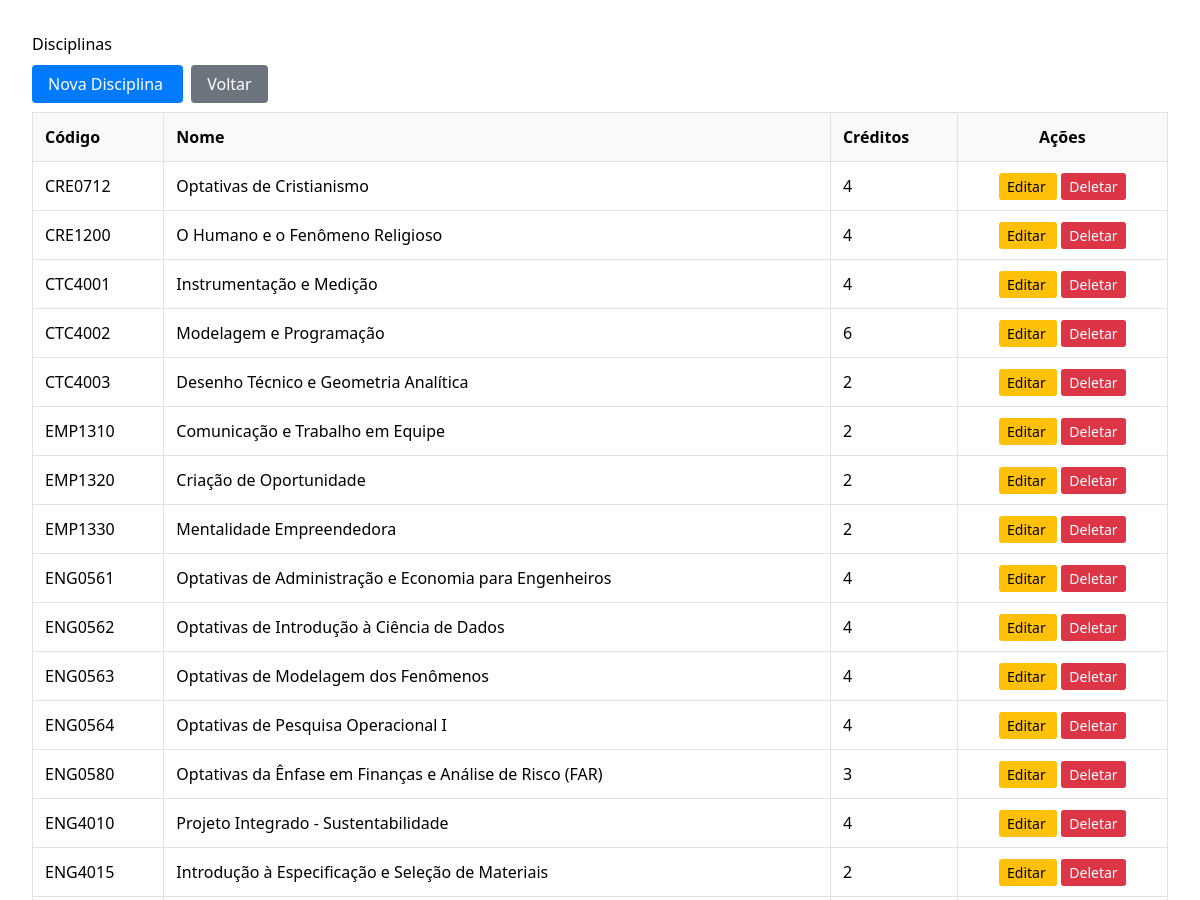
The app's page /disciplinas/ (signed in, upper part), older data.
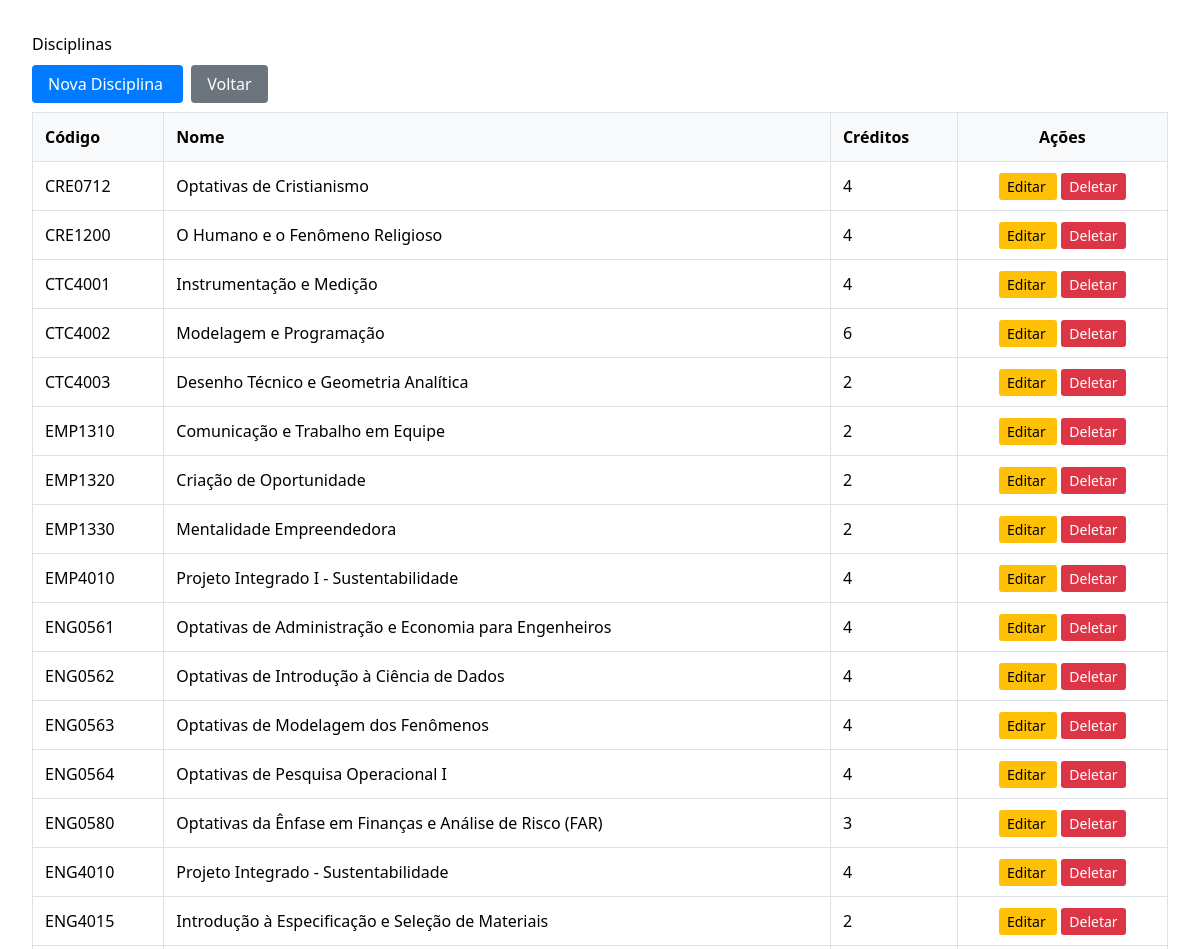
The same page, newer data.
### appPUC_Planner/models.py (models this page shows, shortened)
class Course(models.Model):
	code = models.CharField("código", max_length=20, unique=True)
	name = models.CharField("nome", max_length=200)
	cursos = models.ManyToManyField(
		Curso,
		through="CursoDisciplina",
		related_name="disciplinas",
		blank=True,
		help_text="Selecione todos os cursos que incluem esta disciplina."
	)
	prerequisites = models.CharField(
		"pré-requisitos",
		max_length=500,
		blank=True,
		help_text="Códigos separados por vírgula, ex: 'MAT 4162, ENG 4010'",
	)
	corequisites = models.CharField(
		"co-requisitos",
		max_length=500,
		blank=True,
		help_text="Códigos separados por vírgula para co-requisitos, ex: 'CTC 4001, CTC 4002'",
	)
	credits = models.PositiveSmallIntegerField("créditos", default=0)
	syllabus_url = models.URLField(
		"link da ementa",
		blank=True,
		help_text="URL para a ementa oficial da disciplina.",
	)
	class Meta:
		verbose_name = "Disciplina"
		verbose_name_plural = "Disciplinas"
		ordering = ["code"]

### hello_world/core/views.py (the view)
# urls.py: path("disciplinas/", core_views.course_list, name="course_list"),
@login_required
def course_list(request):
    courses = Course.objects.all()
    return render(request, "courses/course_list.html", {"courses": courses})

### hello_world/templates/courses/course_list.html (shortened to what this page needs)
{% extends "base.html" %}
{% block content %}
<div style="padding: 2rem; max-width: 1200px; margin: 0 auto;">
    <h1>Disciplinas</h1>
    <div style="margin: 1rem 0;">
        <a href="{% url 'course_create' %}" style="padding: 0.5rem 1rem; background: #007bff; color: white; text-decoration: none; border-radius: 4px;">
            Nova Disciplina
        </a>
        <a href="{% url 'home' %}" style="padding: 0.5rem 1rem; background: #6c757d; color: white; text-decoration: none; border-radius: 4px; margin-left: 0.5rem;">
            Voltar
        </a>
    </div>
    {% if courses %}
        <table style="width: 100%; border-collapse: collapse; margin-top: 1rem;">
            <thead>
                <tr style="background: #f8f9fa;">
                    <th style="padding: 0.75rem; border: 1px solid #dee2e6; text-align: left;">Código</th>
                    <th style="padding: 0.75rem; border: 1px solid #dee2e6; text-align: left;">Nome</th>
                    <th style="padding: 0.75rem; border: 1px solid #dee2e6; text-align: left;">Créditos</th>
                    <th style="padding: 0.75rem; border: 1px solid #dee2e6; text-align: center;">Ações</th>
                </tr>
            </thead>
            <tbody>
                {% for course in courses %}
                    <tr>
                        <td style="padding: 0.75rem; border: 1px solid #dee2e6;">{{ course.code }}</td>
                        <td style="padding: 0.75rem; border: 1px solid #dee2e6;">{{ course.name }}</td>
                        <td style="padding: 0.75rem; border: 1px solid #dee2e6;">{{ course.credits }}</td>
                        <td style="padding: 0.75rem; border: 1px solid #dee2e6; text-align: center;">
                            <a href="{% url 'course_update' course.pk %}" style="padding: 0.25rem 0.5rem; background: #ffc107; color: black; text-decoration: none; border-radius: 3px; font-size: 0.875rem;">
                                Editar
                            </a>
                            <a href="{% url 'course_delete' course.pk %}" style="padding: 0.25rem 0.5rem; background: #dc3545; color: white; text-decoration: none; border-radius: 3px; font-size: 0.875rem; margin-left: 0.25rem;">
                                Deletar
                            </a>
                        </td>
                    </tr>
                {% endfor %}
            </tbody>
        </table>
    {% else %}
        <p style="margin-top: 2rem; color: #6c757d;">Nenhuma disciplina cadastrada.</p>
    {% endif %}
</div>
{% endblock %}

Row changes from the older to the newer data that the page shows:
added Course: code "EMP4010", name "Projeto Integrado I - Sustentabilidade", credits "4"
